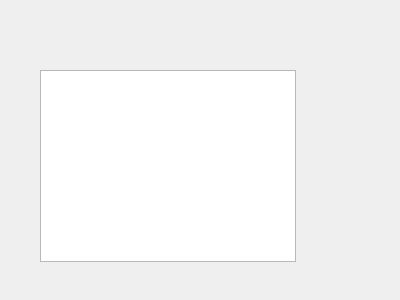
<?xml version="1.0" encoding="UTF-8"?>
<ui version="4.0">
 <class>dbtable</class>
 <widget class="QWidget" name="dbtable">
  <property name="geometry">
   <rect>
    <x>0</x>
    <y>0</y>
    <width>400</width>
    <height>300</height>
   </rect>
  </property>
  <property name="windowTitle">
   <string>Form</string>
  </property>
  <widget class="QTableView" name="tableView">
   <property name="geometry">
    <rect>
     <x>40</x>
     <y>70</y>
     <width>256</width>
     <height>192</height>
    </rect>
   </property>
  </widget>
 </widget>
 <resources/>
 <connections/>
</ui>
